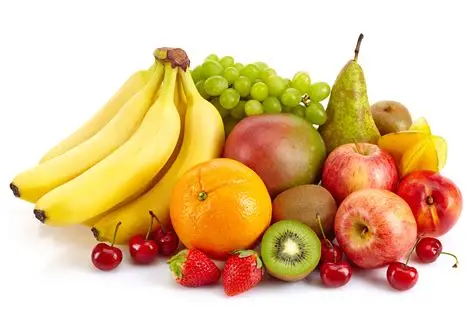
#> input picture object counter/q.jpg, 474 x 309 px
$ python counter.py
#> lines starting #> are read from the running program, lines starting #| are printed output that depends on the picture; after the words box and inside, x2 and y2 are one past the last pixel; in counts of white or black regions, pixels touching at a corner belong together
import cv2
import numpy as np
import os

def count_red_objects(image_path):
#> called with image_path = 'q.jpg'
    if not os.path.exists(image_path):
        print("Error: Image not found.")
        return

    img = cv2.imread(image_path)
#> img is the input picture: shape (309, 474, 3); mean B, G, R 147.8, 193.5, 226.2

    hsv = cv2.cvtColor(img, cv2.COLOR_BGR2HSV)
#> hsv: shape (309, 474, 3); mean H, S, V 24.2, 101.8, 226.8

    lower_red1 = np.array([0, 120, 70])
    upper_red1 = np.array([10, 255, 255])
    lower_red2 = np.array([170, 120, 70])
    upper_red2 = np.array([180, 255, 255])

    mask1 = cv2.inRange(hsv, lower_red1, upper_red1)
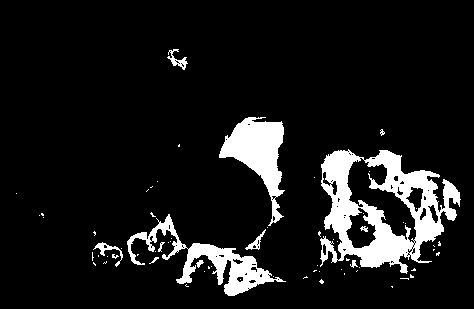
#> mask1: shape (309, 474); 9.9% white; 68 white regions (57 under 20 px), largest, box (x1, y1, x2, y2) and area: (320, 149, 461, 274) 7732, (219, 117, 285, 226) 3031, (127, 214, 286, 296) 2926
    mask2 = cv2.inRange(hsv, lower_red2, upper_red2)
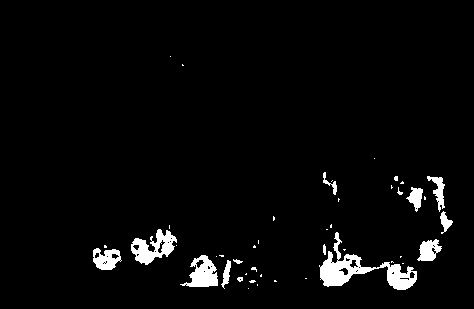
#> mask2: shape (309, 474); 3.4% white; 45 white regions (31 under 20 px), largest, box (x1, y1, x2, y2) and area: (319, 232, 417, 290) 1655, (131, 229, 177, 265) 815, (180, 255, 218, 287) 671

    mask = mask1 + mask2
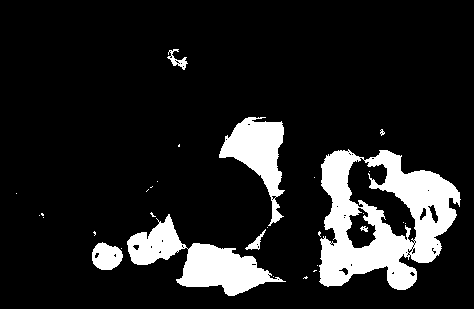
#> mask: shape (309, 474); 13.3% white; 30 white regions (23 under 20 px)

    contours, _ = cv2.findContours(mask, cv2.RETR_EXTERNAL, cv2.CHAIN_APPROX_SIMPLE)
#> contours = 25 contours, 19 with area under 20; largest, box (x1, y1, x2, y2) and area: (319, 149, 461, 290) 13718, (127, 214, 286, 296) 4570, (219, 117, 285, 226) 2884, (92, 242, 123, 270) 610, (167, 49, 188, 70) 124, (245, 229, 266, 250) 102

    count = 0
    output_img = img.copy()

    for contour in contours:
        area = cv2.contourArea(contour)
        if area > 500:
            count += 1

            x, y, w, h = cv2.boundingRect(contour)
            cv2.rectangle(output_img, (x, y), (x + w, y + h), (0, 255, 0), 2)

            cv2.putText(output_img, f"Red Object {count}", (x, y - 10),
                        cv2.FONT_HERSHEY_SIMPLEX, 0.6, (0, 255, 0), 2)
#> this loop made 25 passes
#> (area, x, y, w, h) on passes 6, 13, 21, 24: (609.5, 92, 242, 31, 28), (4570.5, 127, 214, 159, 82), (13717.5, 319, 149, 142, 141), (2884, 219, 117, 66, 109)
#> area on passes 9, 25: 102, 123.5
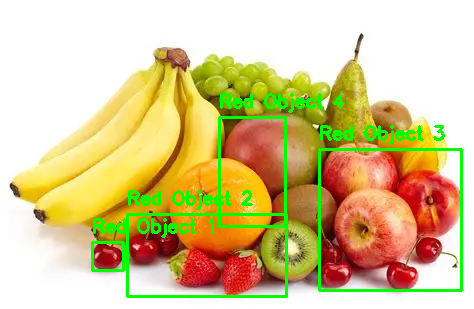
#> output_img: shape (309, 474, 3); 5.42% of pixels changed, all inside (x1, y1, x2, y2) = (91, 93, 463, 298)
#> after the loop, count = 4

    print(f"Final Count: {count}")
#| Final Count: 4

    mask_bgr = cv2.cvtColor(mask, cv2.COLOR_GRAY2BGR)
#> mask_bgr: shape (309, 474, 3); 13.3% white; 30 white regions (23 under 20 px), largest, box (x1, y1, x2, y2) and area: (319, 149, 461, 290) 10700, (127, 214, 286, 296) 4766, (219, 117, 285, 226) 3039
    stacked = np.hstack((output_img, mask_bgr))
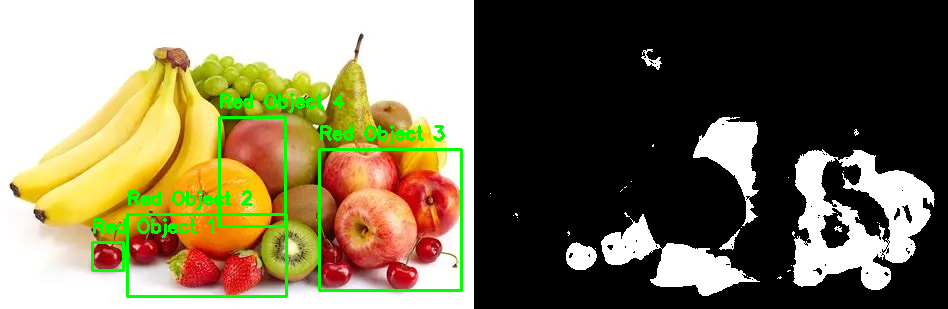
#> stacked: shape (309, 948, 3); mean B, G, R 88.9, 116.4, 124.7

    cv2.imshow("Result", stacked)
    cv2.waitKey(0)
    cv2.destroyAllWindows()

count_red_objects("q.jpg")
